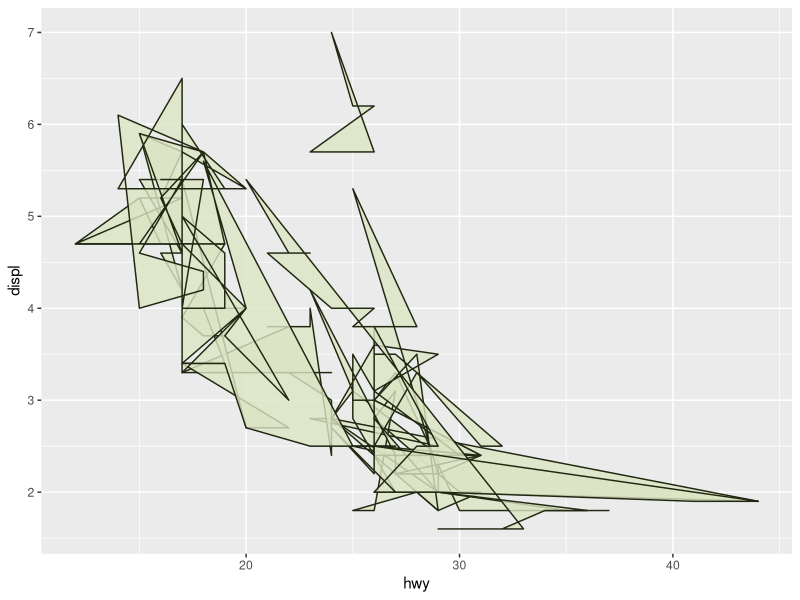

Write R code to recreate this figure.
## ---- chunk 1
library(knitr)
library(ggplot2)
ggplot(mpg, aes(hwy, displ, group = class)) +
  geom_polygon(fill = "#dbe4c3", colour = "#212711", alpha = 0.8)
